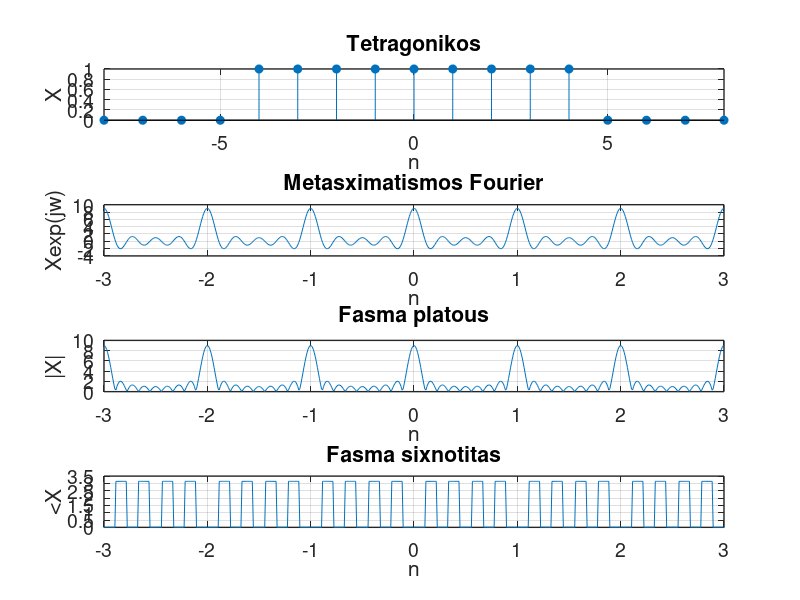

Write the MATLAB code that produced this figure.
#        #
 # # # #
  #Lab5#
  # # # #
 #       #

############################################
# Askisi - Metasximatismoi Fourier b meros #
############################################

# A.
M = 4;


fm = [-8:8];

w = zeros(size(fm));
w = 2*pi*fm;

x1 = zeros(1,M);
x2 = ones(1,2*M+1);
x3 = zeros(1,M);

X = [x1 x2 x3];

# B.
fs = [-3*pi:0.01:3*pi]
w = zeros(size(fs));
w = 2*pi*fs;

X_fourier = sin(((2*M+1).*w)/2)./sin(w./2);
X_fourier_abs = abs(X_fourier);
X_fourier_angle = angle(X_fourier);

# C.

figure;
subplot(4, 1, 1)
stem(fm,X, 'fill'); grid; axis([-8 8 0 1]);
xlabel("n"); ylabel("X"); title("Tetragonikos");
set(gca, "linewidth", 1, "fontsize", 14);

subplot(4, 1, 2)
plot(fs, X_fourier); grid; axis([-3 3]);
xlabel("n"); ylabel("Xexp(jw)"); title("Metasximatismos Fourier");
set(gca, "linewidth", 1, "fontsize", 14);

subplot(4, 1, 3)
plot(fs,X_fourier_abs); grid; axis([-3 3]);
xlabel("n"); ylabel("|X|"); title("Fasma platous");
set(gca, "linewidth", 1, "fontsize", 14);

subplot(4, 1, 4)
plot(fs,X_fourier_angle); grid; axis([-3 3]);
xlabel("n"); ylabel("<X"); title("Fasma sixnotitas");
set(gca, "linewidth", 1, "fontsize", 14);

# wait for exit
waitforbuttonpress
close('all')
